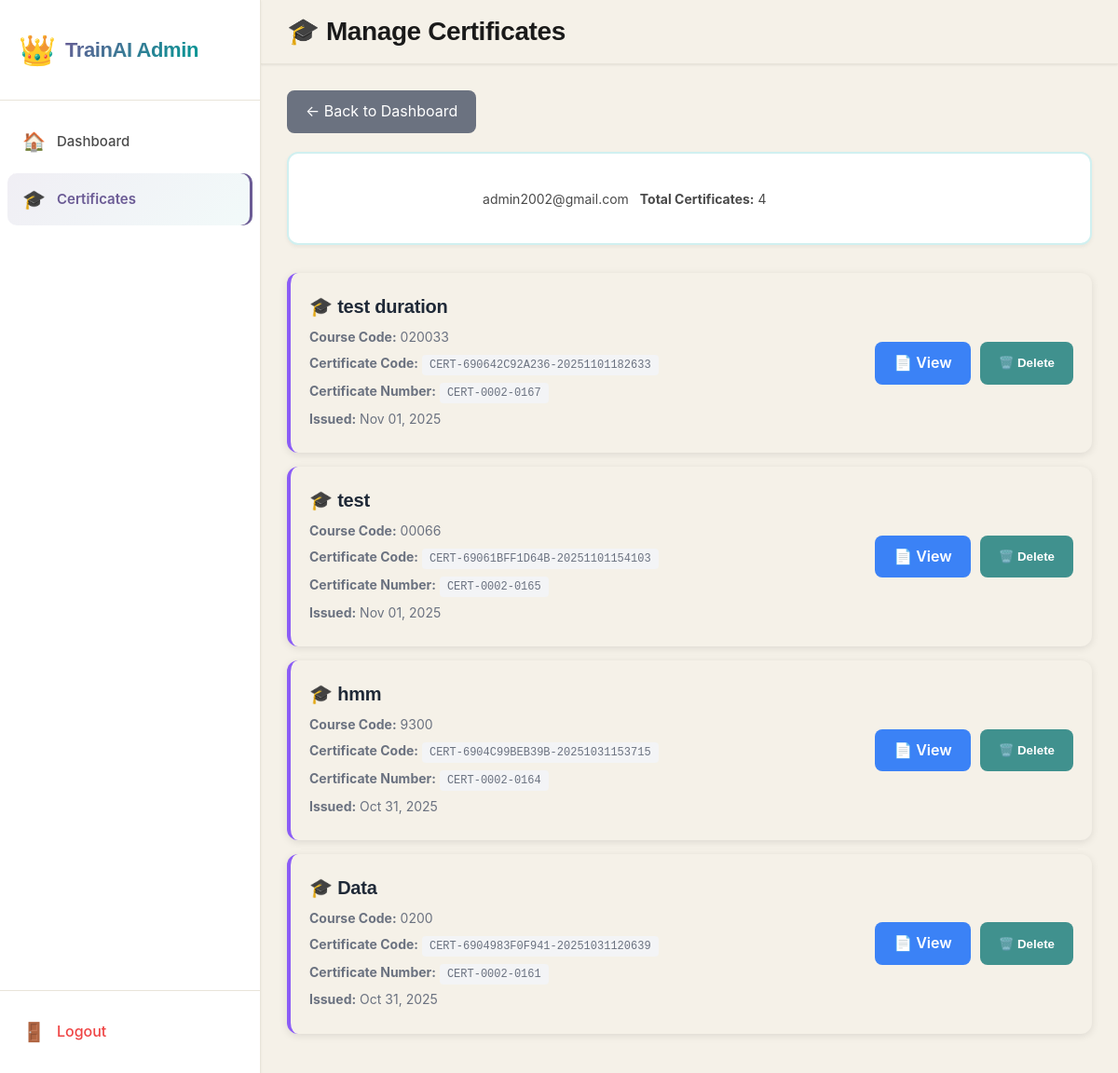
The app's page /dashboard/admin/user-certificates.php?user_id=2 (signed in) with its own data.
### tables this page shows
CREATE TABLE `users` (
  `user_id` int(11) NOT NULL,
  `first_name` varchar(50) NOT NULL,
  `last_name` varchar(50) NOT NULL,
  `email` varchar(100) NOT NULL,
  `password` varchar(255) DEFAULT NULL,
  `oauth_provider` varchar(20) DEFAULT NULL,
  `oauth_id` varchar(255) DEFAULT NULL,
  `role` enum('trainee','trainer','admin') NOT NULL DEFAULT 'trainee',
  `created_at` timestamp NOT NULL DEFAULT current_timestamp(),
  `last_login` timestamp NULL DEFAULT NULL,
  `status` enum('active','inactive') DEFAULT 'active'
);

CREATE TABLE `user_certificates` (
  `cert_id` int(11) NOT NULL,
  `user_id` int(11) NOT NULL,
  `course_id` int(11) NOT NULL,
  `certificate_code` varchar(100) DEFAULT NULL,
  `issue_date` timestamp NOT NULL DEFAULT current_timestamp(),
  `certificate_number` varchar(50) DEFAULT NULL,
  `issued_date` timestamp NOT NULL DEFAULT current_timestamp(),
  `certificate_url` varchar(255) DEFAULT NULL
);

CREATE TABLE `courses` (
  `course_id` int(11) NOT NULL,
  `course_name` varchar(200) NOT NULL,
  `course_code` varchar(50) DEFAULT NULL,
  `instructor_id` int(11) DEFAULT NULL,
  `description` text DEFAULT NULL,
  `instructor_name` varchar(100) DEFAULT NULL,
  `difficulty` varchar(20) DEFAULT NULL,
  `duration_hours` int(11) DEFAULT NULL,
  `thumbnail_url` varchar(255) DEFAULT NULL,
  `rating` decimal(3,1) DEFAULT NULL,
  `total_ratings` int(11) DEFAULT 0,
  `category` varchar(100) DEFAULT NULL,
  `is_recommended` tinyint(1) DEFAULT 0,
  `created_at` timestamp NOT NULL DEFAULT current_timestamp()
);

### dashboard/admin/user-certificates.php (the view, shortened to what this page needs)
<?php
$user_id = $_GET['user_id'] ?? null;
try {
    $pdo = getDBConnection();
    $stmt = $pdo->prepare("SELECT first_name, last_name, email FROM users WHERE user_id = ?");
    $stmt->execute([$user_id]);
    $user = $stmt->fetch();
    $stmt = $pdo->prepare("
        SELECT uc.*, c.course_name, c.course_code
        FROM user_certificates uc
        JOIN courses c ON uc.course_id = c.course_id
        WHERE uc.user_id = ?
        ORDER BY uc.issued_date DESC
    ");
    $stmt->execute([$user_id]);
    $certificates = $stmt->fetchAll();
} catch (PDOException $e) {
    error_log("Certificate fetch error: " . $e->getMessage());
    $certificates = [];
}
?>
<!DOCTYPE html>
<html lang="en">
<head>
    <link rel="stylesheet" href="../../assets/css/dashboard.css">
</head>
<body>
    <div class="sidebar">
        <div class="sidebar-header">
            <a href="../../dashboard/admin/" class="sidebar-logo">
                <span class="logo-icon">👑</span>
                <span class="logo-text">TrainAI Admin</span>
            </a>
        </div>
        <nav class="sidebar-nav">
            <a href="../../dashboard/admin/" class="nav-item">
                <span class="nav-icon">🏠</span>
                <span class="nav-text">Dashboard</span>
            </a>
            <a href="../../dashboard/admin/certificates.php" class="nav-item active">
                <span class="nav-icon">🎓</span>
                <span class="nav-text">Certificates</span>
            </a>
        </nav>
        <div class="sidebar-footer">
            <a href="../../logout.php" class="logout-btn">
                <span class="nav-icon">🚪</span>
                <span class="nav-text">Logout</span>
            </a>
        </div>
    </div>
    <div class="main-content">
        <div class="topbar">
            <div class="topbar-left">
                <h2>🎓 Manage Certificates</h2>
            </div>
        </div>
        <div class="dashboard-container">
            <a href="index.php" class="back-btn">← Back to Dashboard</a>
            <div class="user-info">
                <h2><?php echo htmlspecialchars($user['first_name'] . ' ' . $user['last_name']); ?></h2>
                <p><?php echo htmlspecialchars($user['email']); ?></p>
                <p><strong>Total Certificates:</strong> <?php echo count($certificates); ?></p>
            </div>
            <?php if (count($certificates) > 0): ?>
                <?php foreach ($certificates as $cert): ?>
                    <div class="certificate-card">
                        <div class="certificate-info">
                            <h3>🎓 <?php echo htmlspecialchars($cert['course_name']); ?></h3>
                            <p><strong>Course Code:</strong> <?php echo htmlspecialchars($cert['course_code']); ?></p>
                            <p><strong>Certificate Code:</strong> <span class="cert-code"><?php echo htmlspecialchars($cert['certificate_code']); ?></span></p>
                            <p><strong>Certificate Number:</strong> <span class="cert-code"><?php echo htmlspecialchars($cert['certificate_number']); ?></span></p>
                            <p><strong>Issued:</strong> <?php echo date('M d, Y', strtotime($cert['issued_date'])); ?></p>
                        </div>
                        <div class="certificate-actions">
                            <a href="../../handlers/generate-certificate.php?cert_id=<?php echo $cert['certificate_id']; ?>" class="view-btn" target="_blank">
                                📄 View
                            </a>
                            <button class="delete-btn" onclick="deleteCertificate(<?php echo $cert['certificate_id']; ?>, '<?php echo htmlspecialchars($cert['course_name']); ?>')">
                                🗑️ Delete
                            </button>
                        </div>
                    </div>
                <?php endforeach; ?>
            <?php endif; ?>
        </div>
    </div>
</body>
</html>

### dashboard/admin/user-certificates.php (style rules this page uses)
.back-btn { background: #6b7280; color: white; padding: 10px 20px; border: none; border-radius: 8px; text-decoration: none; display: inline-block; margin-bottom: 20px; }
.user-info { background: linear-gradient(135deg, #8b5cf6 0%, #7c3aed 100%); color: white; padding: 25px; border-radius: 12px; margin-bottom: 30px; }
.user-info h2 { margin: 0 0 10px 0; }
.certificate-card { background: white; padding: 20px; border-radius: 12px; box-shadow: 0 2px 8px rgba(0,0,0,0.1); margin-bottom: 15px; display: flex; justify-content: space-between; align-items: center; border-left: 4px solid #8b5cf6; }
.certificate-info h3 { margin: 0 0 5px 0; color: #1f2937; }
.certificate-info p { margin: 5px 0; color: #6b7280; font-size: 14px; }
.certificate-actions { display: flex; gap: 10px; }
.view-btn { background: #3b82f6; color: white; padding: 10px 20px; border: none; border-radius: 8px; cursor: pointer; font-weight: 600; text-decoration: none; }
.delete-btn { background: #dc2626; color: white; padding: 10px 20px; border: none; border-radius: 8px; cursor: pointer; font-weight: 600; }
.cert-code { font-family: monospace; background: #f3f4f6; padding: 4px 8px; border-radius: 4px; font-size: 12px; }

### records on screen
users: email "admin2002@gmail.com"
user_certificates: course.course_name "test duration", course.course_code "020033", certificate_code "CERT-690642C92A236-20251101182633", certificate_number "CERT-0002-0167", issued_date "Nov 01, 2025"
user_certificates: course.course_name "test", course.course_code "00066", certificate_code "CERT-69061BFF1D64B-20251101154103", certificate_number "CERT-0002-0165", issued_date "Nov 01, 2025"
user_certificates: course.course_name "hmm", course.course_code "9300", certificate_code "CERT-6904C99BEB39B-20251031153715", certificate_number "CERT-0002-0164", issued_date "Oct 31, 2025"
user_certificates: course.course_name "Data", course.course_code "0200", certificate_code "CERT-6904983F0F941-20251031120639", certificate_number "CERT-0002-0161", issued_date "Oct 31, 2025"

### other values on screen
count($certificates) "4"
